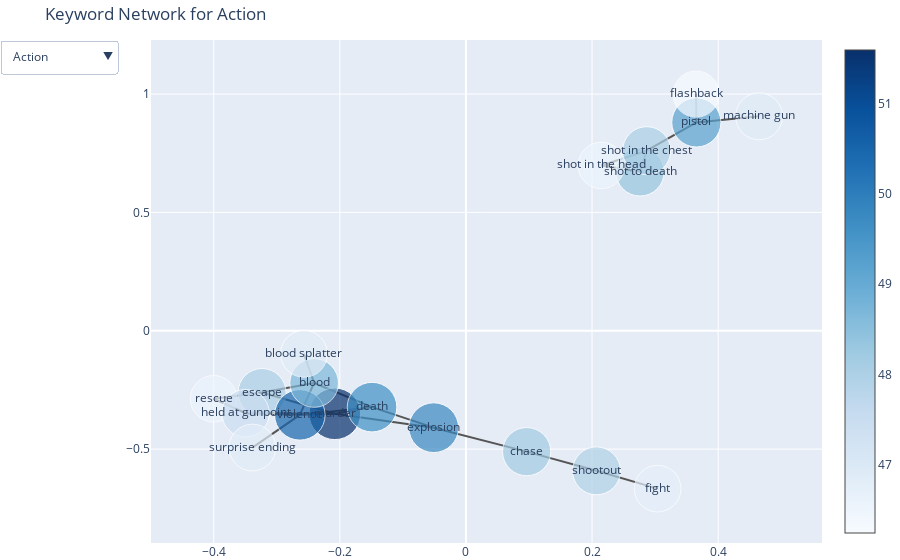

Notebook cell for this chart:
### Code cell
#An interactive network graph that shows the most frequently used keywords associated with different movie genres. 
#You can select a genre from a dropdown menu. Nodes (circles): Each keyword is represented as a circle.
#Edges (lines): If two keywords frequently appear together in movies of that genre, they are connected with a line.
#Size of Nodes: Bigger circles mean the keyword appears more often in that genre.
#Color Gradient: Darker colors indicate more frequent keywords. You can hover over nodes to see specific keywords.
#Insights: Understanding what themes are common in different genres. Identifying audience expectations based on frequently used themes. 
#This can help in exploring how different genres are connected through storytelling elements.

import plotly.graph_objects as go
import networkx as nx
from collections import Counter
import plotly.express as px
import numpy as np
import pandas as pd
import re

# Load dataset
file_path = "European_data_2000.csv"  # Update path if needed
df = pd.read_csv(file_path)

# Ensure 'genres' and 'keywords' are strings
df["genres"] = df["genres"].fillna("").astype(str)
df["keywords"] = df["keywords"].fillna("").astype(str)

# Get available genres
genres_list = sorted(set(
    [genre for sublist in df["genres"].str.split(", ").tolist() for genre in sublist]
))

# Generate network graphs for all genres
fig = go.Figure()
visibility_flags = []

# Function to generate cleaned and visually improved network graph
def generate_network_data(selected_genre):
    filtered_df_genre = df[df["genres"].str.contains(re.escape(selected_genre), na=False)]
    all_keywords = filtered_df_genre["keywords"].str.split(", ").explode()
    
    # Get most common keywords (Top 20 for better connections)
    keyword_counts = Counter(all_keywords)
    top_keywords = [k for k, v in keyword_counts.most_common(20)]
    all_keywords = [k for k in all_keywords if k in top_keywords]
    
    # Create network graph with increased connections
    G = nx.Graph()
    keyword_pairs = list(zip(all_keywords[:-1], all_keywords[1:]))
    
    # Keep more connections (Top 30 co-occurring pairs)
    pair_counts = Counter(keyword_pairs)
    top_pairs = [pair for pair, count in pair_counts.most_common(30)]
    
    for pair in top_pairs:
        G.add_edge(pair[0], pair[1], weight=pair_counts[pair])
    
    # Adjust node spacing (bring nodes closer)
    pos = nx.spring_layout(G, seed=42, k=0.3)
    nodes = list(G.nodes)
    
    # Scale node sizes logarithmically to balance common/rare keywords
    node_size = [np.log1p(keyword_counts[node]) * 10 for node in nodes]
    
    # Create Plotly traces
    edge_x, edge_y = [], []
    for edge in G.edges():
        x0, y0 = pos[edge[0]]
        x1, y1 = pos[edge[1]]
        edge_x.extend([x0, x1, None])
        edge_y.extend([y0, y1, None])
    
    edge_trace = go.Scatter(
        x=edge_x, y=edge_y, line=dict(width=2, color="#555"), hoverinfo="none", mode="lines", visible=False
    )
    
    node_x, node_y, node_text = [], [], []
    for node in nodes:
        x, y = pos[node]
        node_x.append(x)
        node_y.append(y)
        node_text.append(node)
    
    node_trace = go.Scatter(
        x=node_x, y=node_y, mode="markers+text", hoverinfo="text",
        marker=dict(
            size=node_size, 
            color=node_size, 
            colorscale="blues",  # Color gradient for better visibility
            showscale=True
        ),
        text=node_text, visible=False
    )
    
    return edge_trace, node_trace

# Add traces for all genres
for genre in genres_list:
    edge_trace, node_trace = generate_network_data(genre)
    fig.add_trace(edge_trace)
    fig.add_trace(node_trace)
    visibility_flags.append(False)

# Set first genre as visible
fig.data[0].visible = True
fig.data[1].visible = True

# Create dropdown menu
dropdown_buttons = []
for i, genre in enumerate(genres_list):
    visibility = [False] * len(fig.data)
    visibility[i * 2] = True  # Edge trace
    visibility[i * 2 + 1] = True  # Node trace
    
    dropdown_buttons.append(
        dict(label=genre, method="update", args=[{"visible": visibility}, {"title": f"Keyword Network for {genre}"}])
    )

fig.update_layout(
    title=f"Keyword Network for {genres_list[0]}",
    showlegend=False,
    hovermode="closest",
    margin=dict(b=0, l=0, r=0, t=40),
    updatemenus=[
        dict(
            buttons=dropdown_buttons,
            direction="down",
            showactive=True
        )
    ]
)

fig.show()
